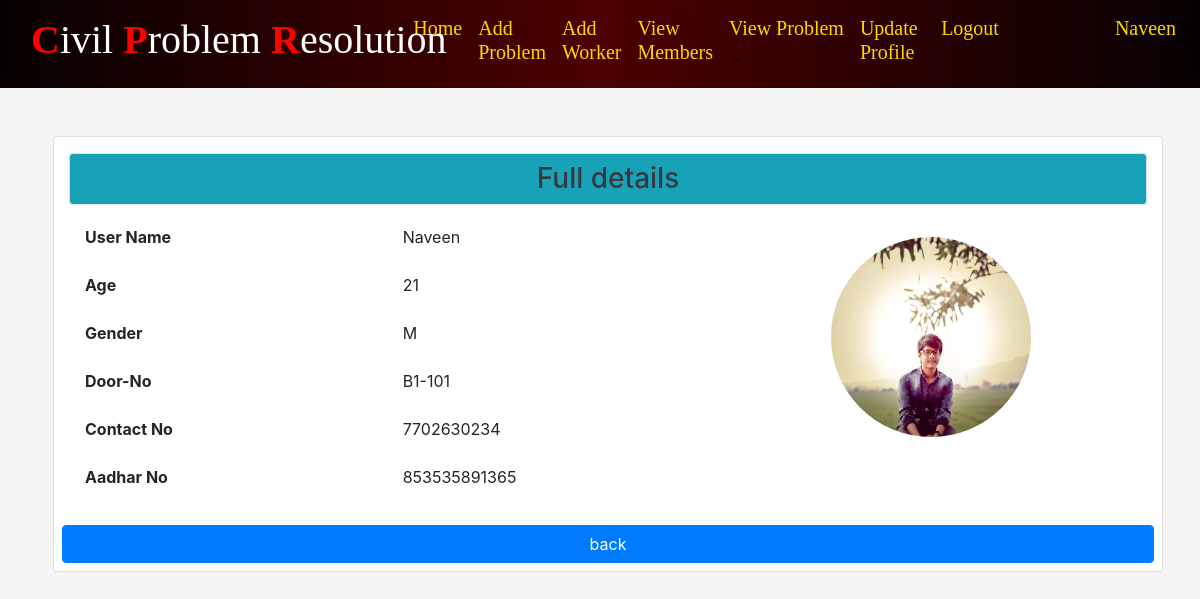
Screenshot of /more/10/ (signed in) with the database file from the repository.
### CPRapp/models.py (models this page shows)
class ImProfile(models.Model):
	g = [('M',"Male"),('F','Female')]
	age = models.IntegerField(default=10)
	gender = models.CharField(max_length=10,choices=g)
	aadharno=models.CharField(max_length=16,default='')
	contactno=models.CharField(max_length=10,default='')
	doorno=models.CharField(max_length=100,default='')
	profilepic=models.ImageField(default='profile.png')
	uid = models.OneToOneField(User,on_delete=models.CASCADE)

### CPRapp/views.py (the view)
# urls.py: path('more/<int:id>/',views.more,name='more'),
@login_required
def more(rq,id):
	h=ImProfile.objects.get(uid=id)
	return render(rq,'html/more.html',{'yu':h})

### CPRapp/templates/html/more.html (shortened to what this page needs)
{% extends 'html/base.html' %}
{% block content %}
<div class="container">
		<div class="card col-md mx-2 mt-5 ">
			<h3 class="bg-info text-center text-dark border rounded p-2 mt-3"> Full details</h3>
			<div class="row">
					<div class="col-md-8 mx-1">
			<table class="table table-borderless">
			<tr>
				<th>User Name</th>
				<td>{{yu.uid}}</td>
			</tr>
			<tr>
				<th>Age</th>
				<td>{{yu.age}}</td>
			</tr>
			<tr>
				<th>Gender</th>
				<td>{{yu.gender}}</td>
			</tr>
			<tr>
				<th>Door-No</th>
				<td>{{yu.doorno}}</td>
			</tr>
			<tr>
				<th>Contact No</th>
				<td>{{yu.contactno}}</td>
			</tr>
			<tr>
				<th>Aadhar No</th>
				<td>{{yu.aadharno}}</td>
			</tr>
		</table>
	</div>
	<div class="col">
		<div class="col mt-4">
						<img  src="{{yu.profilepic.url}}" width=200px height=200px style="border-radius:50%;">
					</div>
				</div>
			</div>
		<div class="row">
		<a href="{% url 'userview' %}" class="btn btn-primary btn-block my-2 mx-2">back</a>
	</div>
</div>
{% endblock %}

### CPRapp/templates/html/navbar.html (shortened to what this page needs)
{% load static %}
<nav class="navbar navbar-expand-lg navbar-light nav-bk4">
  <div class="col-md-4"><a class="navbar-brand" href="{% url 'hm' %}">
    <h1 style="font-family:Verdana Bold; color:white;"><strong style="color:Red">C</strong>ivil <strong style="color:Red">P</strong>roblem <strong style="color:Red">R</strong>esolution</h1>
  </a></div>
 <div class="collapse navbar-collapse" id="collapsibleNavbar">
    <ul class="navbar-nav ">
    {% if not user.is_authenticated %}
    <li class="nav-item">
      <a class="nav-link" href="{% url 'hm' %}"><h3 style="color:Gold; font-family:Verdana Bold;">Home</h3></a>
    </li>
    <li class="nav-item">
      <a class="nav-link" href="{% url 'about' %}"><h3 style="color:Gold; font-family:Verdana Bold;">About</h3></a>
    </li>
    <li class="nav-item">
      <a class="nav-link" href="{% url 'contact' %}"><h3 style="color:Gold; font-family:Verdana Bold;">Contact Us</h3></a>
    </li>
    <li class="nav-item">
      <a class="nav-link" href="{% url 'achievements' %}"><h3 style="color:Gold; font-family:Verdana Bold;">Achievements</h3></a>
    </li>
    <li></li>
    <li class="nav-item">
      <a class="nav-link" href="{% url 'ulog' %}"><h3 style="color:Gold; font-family:Verdana Bold;">Login Here</h3></a>
    </li>
    <li></li>
    <li class="nav-item">
      <a class="nav-link" href="{% url 'reg' %}"><h3 style="color:Gold; font-family:Verdana Bold;">New User</h3></a>
    </li>
    <!-- <li class="nav-item">
      <a class="nav-link" href="{% url 'alog' %}"><h3 style="color:Gold; font-family:Verdana Bold;">Admin Login</h3></a>
    </li> -->
    <div class="col-sm-2 mx-auto"><img src="{% static 'images/lion.png' %}" alt="lion" style="margin-left :100px;width:50px;height:50px;border-radius:50%;background-color:transparent;">
  <Strong style="font-family:Brush Script MT;color:aqua;font-size:25px;margin-left:100px">Orion</Strong>
  </div>
    {% else %}
      {% if user.is_superuser %}
          <li class="nav-item">
          <a class="nav-link" href="{% url 'dash' %}"><h6 style="color:Gold; font-family:Verdana Bold;">Home</h6></a>
          </li>
          <li class="nav-item">
          <a class="nav-link" href="{% url 'newmem' %}"><h6 style="color:Gold; font-family:Verdana Bold;">Add New Member</h6></a>
          </li>
          <li class="dropdown">
                <a type="button" class="nav-link dropdown-toggle" data-toggle="dropdown">
                <h6 style="color:Gold; font-family:Verdana Bold;">Workers</h6>
              </a>
              <div class="dropdown-menu">
                <a class="nav-link" href="{% url 'addwork' %}"><h5 style="color:black; font-family:Verdana Bold;">Add Worker</h5></a>
                <a class="nav-link" href="{% url 'workview' %}"><h5 style="color:black; font-family:Verdana Bold;">View Worker</h5></a>
              </div>
        </li>
        <li class="dropdown">
                <a type="button" class="nav-link dropdown-toggle" data-toggle="dropdown">
                <h6 style="color:Gold; font-family:Verdana Bold;">BlockManagers</h6>
              </a>
              <div class="dropdown-menu">
                <a class="nav-link" href="{% url 'addfm' %}"><h6 style="color:black; font-family:Verdana Bold;">Add BlockManagers</h5></a>
                <a class="nav-link" href="{% url 'fmview' %}"><h6 style="color:black; font-family:Verdana Bold;">View BlockManagers</h5></a>
              </div>
        </li>
          <li class="nav-item">
          <a class="nav-link" href="{% url 'userview' %}"><h6 style="color:Gold; font-family:Verdana Bold;">View Users</h6></a>
          </li>
          <li class="nav-item">
          <a class="nav-link" href="{% url 'memview' %}"><h6 style="color:Gold; font-family:Verdana Bold;">View Members</h6></a>
          </li>
          <li class="dropdown">
                <a type="button" class="nav-link dropdown-toggle" data-toggle="dropdown">
                <h6 style="color:Gold; font-family:Verdana Bold;">Problems</h6>
              </a>
              <div class="dropdown-menu">
                <a class="dropdown-item" href="{% url 'pns' %}"><h5 style="color:black; font-family:Verdana Bold;">Problems Not Solved</h5></a>
                <a class="dropdown-item" href="{% url 'pis' %}"><h5 style="color:black; font-family:Verdana Bold;">Problems in Progress</h5></a>
                <a class="dropdown-item" href="{% url 'ps' %}"><h5 style="color:black; font-family:Verdana Bold;">Problems Resolved</h5></a>
                <a class="dropdown-item" href="{% url 'allpro' %}"><h5 style="color:black; font-family:Verdana Bold;">View All Problems</h5></a>
              </div>
        </li>
        <li class="nav-item">
          <a class="nav-link" href="{% url 'contview' %}"><h6 style="color:Gold; font-family:Verdana Bold;">View Contact</h6></a>
        </li>
        <li class="nav-item">
            <a class="nav-link" href="{% url 'logo' %}"><h6 style="color:Gold; font-family:Verdana Bold;">Logout</h6></a>
        </li>
        <li class="nav-item" style="margin-left:70px">
            <a class="nav-link" href="#"><h4 style="color:Gold; font-family:Verdana Bold;">{{request.user.username}}</h4></a>
        </li>
      {% else %}
          <li class="nav-item">
            <a class="nav-link" href="{% url 'dash' %}"><h5 style="color:Gold; font-family:Verdana Bold;">Home</h5></a>
          </li>
          <li class="nav-item">
            <a class="nav-link" href="{% url 'addpro' %}"><h5 style="color:Gold; font-family:Verdana Bold;">Add Problem</h5></a>
          </li>
          <li class="nav-item">
            <a class="nav-link" href="{% url 'addwork' %}"><h5 style="color:Gold; font-family:Verdana Bold;">Add Worker</h5></a>
          </li>
          <li class="nav-item">
            <a class="nav-link" href="{% url 'memview' %}"><h5 style="color:Gold; font-family:Verdana Bold;">View Members</h5></a>
          </li>
          <li class="dropdown">
                <a type="button" class="nav-link dropdown-toggle" data-toggle="dropdown">
                <h5 style="color:Gold; font-family:Verdana Bold;">View Problem</h5>
              </a>
        </li>
        <li class="nav-item">
            <a class="nav-link" href="{% url 'upf' %}"><h5 style="color:Gold; font-family:Verdana Bold;">Update Profile</h5></a>
        </li>
        <li class="nav-item">
            <a class="nav-link" href="{% url 'logo' %}"><h5 style="color:Gold; font-family:Verdana Bold;">Logout</h5></a>
        </li>
        <li class="nav-item" style="margin-left:100px">
            <a class="nav-link" href="#"><h5 style="color:Gold; font-family:Verdana Bold;">{{request.user.username}}</h5></a>
        </li>
      {% endif %}
{% endif %}
</ul>
</div>
</nav>

### CPRapp/templates/html/navbar.html (style rules this page uses)
.nav-bk4 { background: #070000; background: -webkit-linear-gradient(to right, #070000, #4C0001, #070000); background: linear-gradient(to right, #070000, #4C0001, #070000); }

### rows the page displays
ImProfile: uid "Naveen", age "21", gender "M", doorno "B1-101", contactno "7702630234", aadharno "853535891365", profilepic (picture)

### other values shown
{{ request.user.username }} "Naveen"
